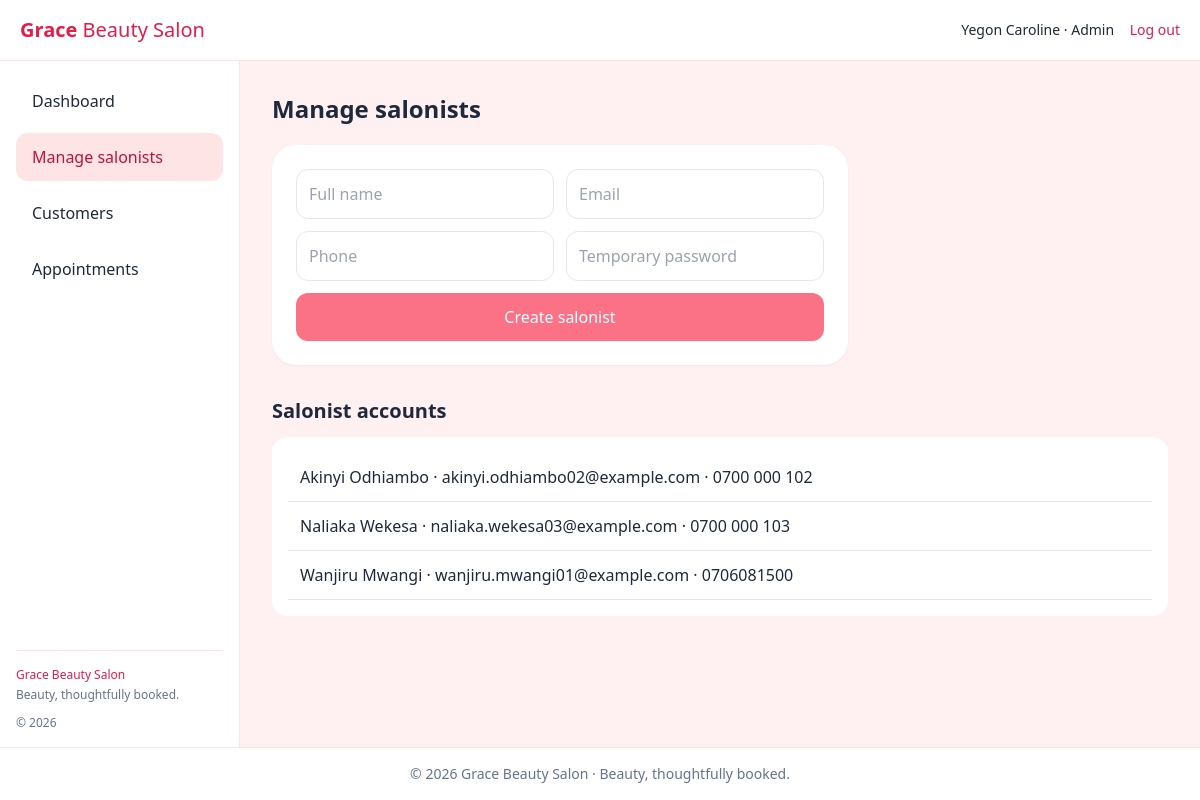
The app's page /dashboard.php?page=salonists (signed in) with its own data.
### tables this page shows
CREATE TABLE `users` (
  `id` int(10) UNSIGNED NOT NULL,
  `full_name` varchar(120) NOT NULL,
  `email` varchar(190) NOT NULL,
  `phone` varchar(30) NOT NULL,
  `password_hash` varchar(255) NOT NULL,
  `role` enum('customer','salonist','admin') NOT NULL DEFAULT 'customer',
  `email_verified` tinyint(1) NOT NULL DEFAULT 0,
  `otp_hash` varchar(255) DEFAULT NULL,
  `otp_expires_at` datetime DEFAULT NULL,
  `created_at` timestamp NOT NULL DEFAULT current_timestamp()
);

### includes/helpers.php (called while the page is built, shortened)
<?php
function e(?string $value): string
{
    return htmlspecialchars($value ?? '', ENT_QUOTES, 'UTF-8');
}

### pages/manage_salonists.php (the view, shortened to what this page needs)
<?php
$rows = $pdo->query("SELECT id,full_name,email,phone FROM users WHERE role='salonist' ORDER BY full_name")->fetchAll();
?>
<h1 class="text-2xl font-semibold mb-5">Manage salonists</h1>
<form method="post" class="bg-white rounded-3xl p-6 shadow-sm max-w-xl grid gap-3 md:grid-cols-2">
  <input required name="full_name" placeholder="Full name" class="border rounded-xl p-3">
  <input required type="email" name="email" placeholder="Email" class="border rounded-xl p-3">
  <input required name="phone" placeholder="Phone" class="border rounded-xl p-3">
  <input required type="password" minlength="8" name="password" placeholder="Temporary password" class="border rounded-xl p-3">
  <button class="md:col-span-2 bg-rose-400 text-white rounded-xl p-3">Create salonist</button>
</form>
<h2 class="text-xl font-semibold mt-8 mb-3">Salonist accounts</h2>
<div class="bg-white rounded-2xl p-4">
<?php foreach ($rows as $row): ?><p class="border-b p-3"><?= e($row['full_name']) ?> · <?= e($row['email']) ?> · <?= e($row['phone']) ?></p><?php endforeach; ?>
</div>

### records on screen
users: full_name "Akinyi Odhiambo", email "akinyi.odhiambo02@example.com", phone "0700 000 102"
users: full_name "Naliaka Wekesa", email "naliaka.wekesa03@example.com", phone "0700 000 103"
users: full_name "Wanjiru Mwangi", email "wanjiru.mwangi01@example.com", phone "0706081500"

### other values on screen
$_SESSION['full_name'] "Yegon Caroline"
$role "Admin"
$label "Dashboard"
$label "Manage salonists"
$label "Customers"
$label "Appointments"
